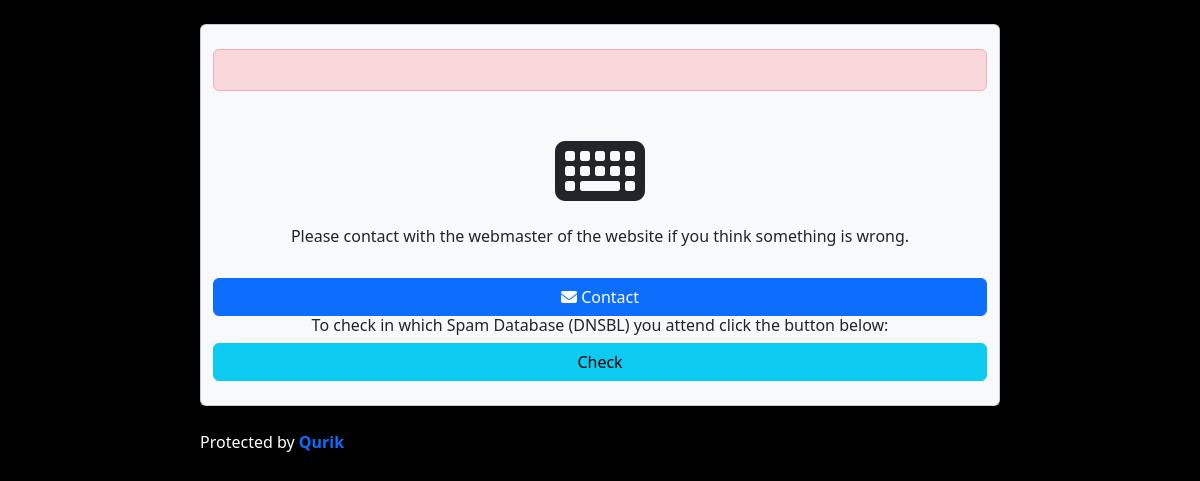
/pages/spammer.php, run on an earlier commit of the app's database.
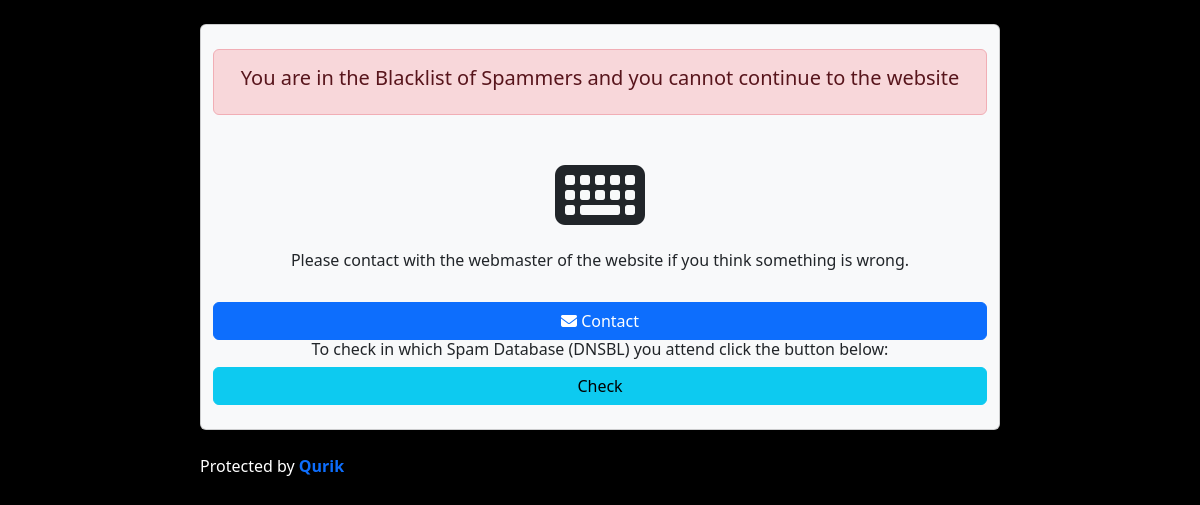
And on a later commit of the database.
### config_settings.php (called while the page is built)
<?php $settings = array (
  'site_url' => 'http://localhost',
  'qurik_path' => 'http://localhost/qurik',
  'username' => 'admin',
  'password' => '8c6976e5b5410415bde908bd4dee15dfb167a9c873fc4bb8a81f6f2ab448a918',
  'email' => 'hackerhub.help@gmail.com',
  'qurik' => 1,
  'mail_notifications' => 1,
  'test_integration' => 0,
  'dark_mode' => 1,
  'countryban_blacklist' => 1,
  'live_traffic' => 1,
  'badword_replace' => '[Censored]',
  'error_reporting' => '5',
  'display_errors' => '1',
  'sqli_protection2' => 1,
  'sqli_protection3' => 1,
  'sqli_protection4' => 1,
  'sqli_protection5' => 1,
  'sqli_protection6' => 1,
  'sqli_protection7' => 1,
  'sqli_protection8' => 1,
  'sqli_protection' => 1,
  'sqli_logging' => 1,
  'sqli_autoban' => 1,
  'sqli_redirect' => 'http://localhost/qurik/pages/blocked.php',
  'sqli_mail' => 1,
  'badbot_protection' => 1,
  'badbot_protection2' => 1,
  'badbot_protection3' => 1,
  'badbot_logging' => 1,
  'badbot_autoban' => 1,
  'badbot_mail' => 0,
  'proxy_protection2' => 1,
  'proxy_protection' => 0,
  'proxy_api1' => '',
  'proxy_api2' => '',
  'proxy_api3' => '',
  'proxy_logging' => 1,
  'proxy_mail' => 0,
  'proxy_redirect' => 'http://localhost/qurik/pages/proxy.php',
  'spam_protection' => 1,
  'spam_logging' => 1,
  'spam_redirect' => 'http://localhost/qurik/pages/spammer.php',
  'spam_mail' => 0,
); ?>

### pages/spammer.php (the view)
<?php
include "header.php";
$query = $mysqli->query("SELECT * FROM `qurik_pages-layolt` WHERE page='Spam'");
$row   = mysqli_fetch_array($query);
?>
        <br />
        <div class="row d-flex justify-content-center">
            <center>
				<div class="alert alert-danger" class="wpage_head">
                    <h5 class="alert-heading"><?php
echo html_entity_decode($row['text']);
?></h5>
                </div><br />
                    <p class="font20"><i class="fas fa-keyboard fa-4x"></i></p>
                <h6>Please contact with the webmaster of the website if you think something is wrong.</h6>
				<br />
	            <a href="mailto:<?php echo $settings['email']; ?>" class="btn btn-primary col-12" target="_blank"><i class="fas fa-envelope"></i> Contact</a>
				<br />
                <h6>To check in which Spam Database (DNSBL) you attend click the button below:</h6>
                <a href="https://www.dnsbl.info/dnsbl-database-check.php" class="btn btn-info col-12" target="_blank">Check</a>
			</center>
        </div>
<?php
include "footer.php";
?>

### pages/header.php (shortened to what this page needs)
<!DOCTYPE html>
<html lang="en">
<head>
    <link href="https://cdn.jsdelivr.net/npm/bootstrap@5.3.3/dist/css/bootstrap.min.css" rel="stylesheet">
	<link rel="stylesheet" href="https://use.fontawesome.com/releases/v6.7.1/css/all.css">
    <link rel="stylesheet" href="../assets/css/qurik.css">
</head>
  <body style="background-color:rgb(0, 0, 0); color:rgb(0, 0, 0);">
    <br /><div class="container col-lg-8 card bg-light">

### pages/footer.php
    <br /></div>
      <footer>
        <div class="mt-auto d-flex justify-content-center">
          <div class="col-lg-8">
            <br />
            <p style="color:rgb(255, 255, 255);">Protected by <strong><a href="https://qurik.hackerhub8.in" target="_blank">Qurik</a></strong></p>
          </div>
        </div>
      </footer>
  </body>
</html>

### assets/css/qurik.css (style rules this page uses)
a:link { text-decoration: none; }
.font20 { font-size: 20px; }

What changed in the data, as far as the page shows it:
added qurik_pages-layolt: text "You are in the Blacklist of Spammers and you cannot continue to the website"
